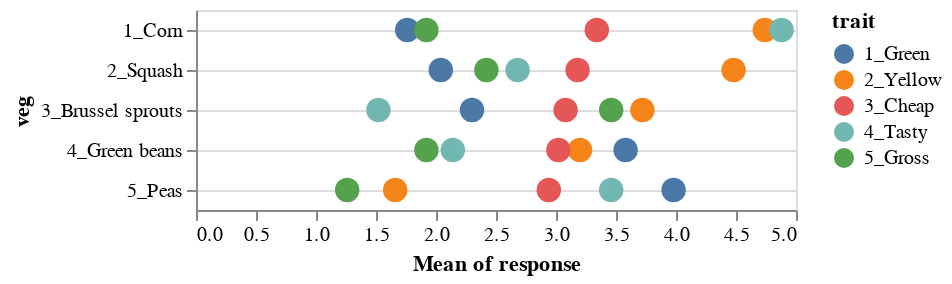

This figure's notebook cell:
### Markdown cell above
## Dot plot for the same comparison

Another way to give the trait response within a vegetable a common baseline is to make a dot plot. This works well as long as there isn't too much value overlap.

- Default is grid lines on continuous scale axes and not on nominal or ordinal, but I want lines along each item to help guide the eye. [Top-level configuration docs](https://altair-viz.github.io/user_guide/configuration.html). 
- We also could have specified the circle size and opacity in the `encode()` section with `size = alt.value(150), opacity = alt.value(1.0)`

### Code cell
alt.Chart(df).mark_circle(size=150,opacity=1.0).encode(
    x = 'mean(response):Q',
    y = 'veg:N',
    color = 'trait:N'
).configure_axisY(
    grid=True
).configure_axisX(
    grid=False
)

### Figure 1 — Vega-Lite specification as saved in the notebook (floating-point values rounded to 4 significant figures; data arrays with more than 128 entries replaced by an {"elided": "..."} marker saying what was removed)
{"config": {"view": {"continuousWidth": 300, "continuousHeight": 300}, "axisX": {"grid": false}, "axisY": {"grid": true}}, "data": {"name": "data-07f93f6fab5f4d4715a804d075ffd351"}, "mark": {"type": "circle", "opacity": 1.0, "size": 150}, "encoding": {"color": {"field": "trait", "type": "nominal"}, "x": {"aggregate": "mean", "field": "response", "type": "quantitative"}, "y": {"field": "veg", "type": "nominal"}}, "$schema": "https://vega.github.io/schema/vega-lite/v5.8.0.json", "datasets": {"data-07f93f6fab5f4d4715a804d075ffd351": {"elided": "1250 records"}}}
